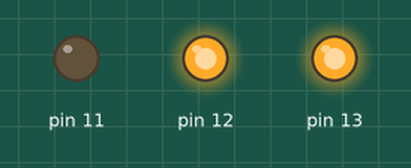
Recording of a program running on a simulated Raspberry Pi (header pin numbers). Shown: output pins drawn as LEDs (lit = HIGH).

Above: at 0.5 s.
At 1.5 s:
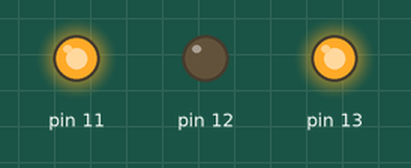
At 2.5 s:
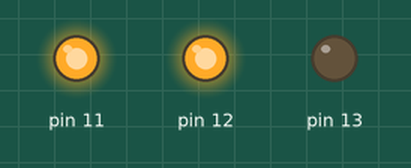
At 3.5 s:
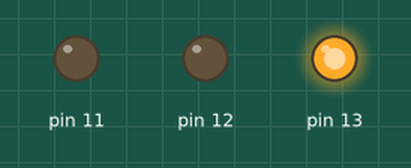
At 4.5 s:
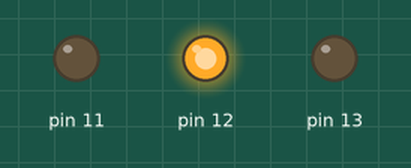
At 5.5 s:
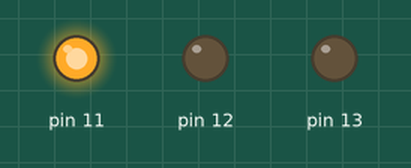
Timing chart, 0 to 7.8 s (numbered marks = the images above):
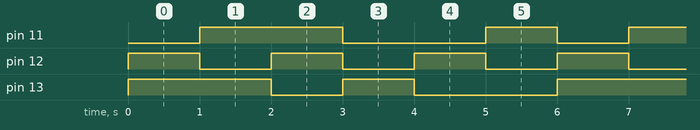

The program:

2-RGB-LED.py
```python
#!/usr/bin/env python3

# -*- coding: utf-8 -*-

# －－－－湖南创乐博智能科技有限公司－－－－

#  文件名：02_rgb_led.py

#  版本：V2.0

#  author: zhulin

# 说明：RGB-LED传感器实验

#---------------------------------------

import RPi.GPIO as GPIO

import time


colors = [0xFF0000, 0x00FF00, 0x0000FF, 0xFFFF00, 0xFF00FF, 0x00FFFF]

makerobo_R = 11

makerobo_G = 12

makerobo_B = 13


# 初始化程序

def makerobo_setup(Rpin, Gpin, Bpin):

    global pins

    global p_R, p_G, p_B

    pins = {'pin_R': Rpin, 'pin_G': Gpin, 'pin_B': Bpin}

    GPIO.setmode(GPIO.BOARD)        # 采用实际的物理管脚给GPIO口

    GPIO.setwarnings(False)         # 去除GPIO口警告

    for i in pins:

        GPIO.setup(pins[i], GPIO.OUT)   # 设置Pin模式为输出模式

        GPIO.output(pins[i], GPIO.LOW)  # 设置Pin管脚为低电平(0V)关闭LED


    # 由于RGB三色模块每一个LED达到一定的亮度，需要的电流值是不一样，所以设置的频率有区别

    p_R = GPIO.PWM(pins['pin_R'], 2000)  # 设置频率为2KHz

    p_G = GPIO.PWM(pins['pin_G'], 1999)

    p_B = GPIO.PWM(pins['pin_B'], 5000)


    # 初始化占空比为0(led关闭)

    p_R.start(0)

    p_G.start(0)

    p_B.start(0)


# 按比例缩放函数

def makerobo_pwm_map(x, in_min, in_max, out_min, out_max):

    return (x - in_min) * (out_max - out_min) / (in_max - in_min) + out_min


# 关闭RGB-LED灯

def makerobo_off():

    GPIO.setmode(GPIO.BOARD)   # 采用实际的物理管脚给GPIO口

    for i in pins:

        GPIO.setup(pins[i], GPIO.OUT)     # 设置Pin模式为输出模式

        GPIO.output(pins[i], GPIO.LOW)    #  设置Pin管脚为低电平(0V)关闭LED


# 设置颜色

def makerobo_set_Color(col):   #  例如:col  = 0x112233

    R_val = (col & 0xff0000) >> 16

    G_val = (col & 0x00ff00) >> 8

    B_val = (col & 0x0000ff) >> 0


    # 把0-255的范围同比例缩小到0-100之间

    R_val = makerobo_pwm_map(R_val, 0, 255, 0, 100)

    G_val = makerobo_pwm_map(G_val, 0, 255, 0, 100)

    B_val = makerobo_pwm_map(B_val, 0, 255, 0, 100)


    p_R.ChangeDutyCycle(100-R_val)     # 改变占空比

    p_G.ChangeDutyCycle(100-G_val)     # 改变占空比

    p_B.ChangeDutyCycle(100-B_val)     # 改变占空比


# 循环函数

def makerobo_loop():

    while True:

        for col in colors:

            makerobo_set_Color(col)  # 设置颜色

            time.sleep(1)            # 延时1s

# 资源释放

def makerobo_destroy():

    p_R.stop()      # 关闭红色PWM

    p_G.stop()      # 关闭绿色PWM

    p_B.stop()      # 关闭蓝色PWM

    makerobo_off()  # 关闭RGB-LED灯

    GPIO.cleanup()  # 释放资源


# 程序入口

if __name__ == "__main__":

    try:

        makerobo_setup(makerobo_R, makerobo_G, makerobo_B) # 初始化设置函数

        makerobo_loop()                                    # 循环函数

    except KeyboardInterrupt:                              # 当按下Ctrl+C时，将执行destroy()子程序。

        makerobo_destroy()                                 # 资源释放
```

Measured:
- by itself, pin 11: repeats every 6.0 s: LOW 2.0 s, HIGH 1.0 s, LOW 1.0 s, HIGH 2.0 s
- by itself, pin 12: alternates HIGH for 1.0 s and LOW for 1.0 s
- by itself, pin 13: repeats every 6.0 s: LOW 1.0 s, HIGH 1.0 s, LOW 2.0 s, HIGH 2.0 s
